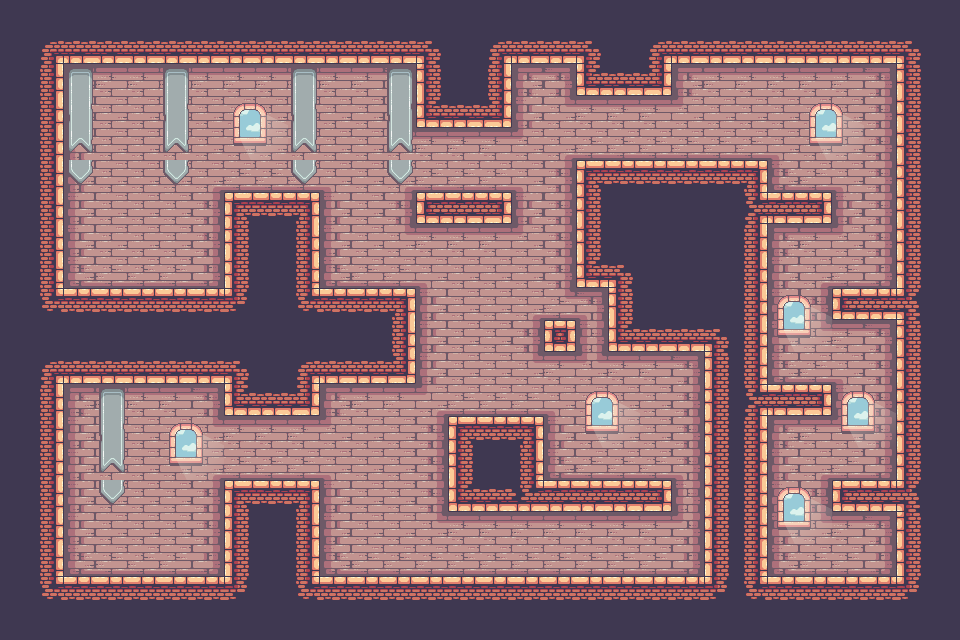

A 2D game scene composited from a Tiled map and its tileset images. What follows is a short description and the map's XML, with every tile layer's data as written:
An orthogonal 30x20 tile map with 32x32 px tiles, 2 tile layers (Tilelaag 1, deocoriteoisiryiom), 2 tilesets and 32 objects (32x solid).

<map version="1.8" tiledversion="1.8.4" orientation="orthogonal" renderorder="right-down" width="30" height="20" tilewidth="32" tileheight="32" infinite="0" nextlayerid="6" nextobjectid="46">
 <tileset firstgid="1" name="tiles" tilewidth="32" tileheight="32" tilecount="247" columns="19">
  <image source="terrain.png" width="608" height="416" />
 </tileset>
 <tileset firstgid="248" name="doecriatoion" tilewidth="32" tileheight="32" tilecount="42" columns="7">
  <image source="decorations.png" width="224" height="192" />
 </tileset>
 <layer id="1" name="Tilelaag 1" width="30" height="20">
  <data encoding="csv">
41,41,41,41,41,41,41,41,41,41,41,41,41,41,41,41,41,41,41,41,41,41,41,41,41,41,41,41,41,41,
41,27,60,60,60,60,60,60,60,60,60,60,60,28,41,27,60,60,28,41,27,60,60,60,60,60,60,60,28,41,
41,42,135,136,136,136,136,136,136,136,136,136,137,40,41,42,135,137,59,60,61,135,136,136,136,136,136,137,40,41,
41,42,154,155,155,155,155,155,155,155,155,155,156,59,60,61,154,160,136,136,136,161,155,155,155,155,155,156,40,41,
41,42,154,155,155,155,155,155,155,155,155,155,160,136,136,136,161,141,174,174,174,174,174,174,142,155,155,156,40,41,
41,42,154,155,155,155,141,174,174,174,142,155,141,174,174,174,142,156,21,22,22,22,22,23,173,174,142,156,40,41,
41,42,154,155,155,155,156,21,22,23,154,155,156,97,98,99,154,156,40,41,41,41,41,50,98,99,154,156,40,41,
41,42,154,155,155,155,156,40,41,42,154,155,160,136,136,136,161,156,40,41,41,41,41,42,135,136,161,156,40,41,
41,42,173,174,174,174,175,40,41,42,173,174,174,142,155,155,155,156,59,28,41,41,41,42,154,141,174,175,40,41,
41,46,22,22,22,22,22,47,41,46,22,22,23,154,155,155,141,217,208,40,41,41,41,42,154,156,97,98,30,41,
41,41,41,41,41,41,41,41,41,41,41,41,42,154,155,155,156,101,158,59,60,60,28,42,154,160,136,137,40,41,
41,27,60,60,60,60,60,28,41,27,60,60,61,154,155,155,160,136,145,136,136,137,40,42,173,174,142,156,40,41,
41,42,135,136,136,136,137,59,60,61,135,136,136,170,174,174,174,142,155,155,155,156,40,50,98,99,154,156,40,41,
41,42,154,155,155,155,160,136,136,136,161,155,155,156,21,22,23,154,155,155,155,156,40,42,135,136,161,156,40,41,
41,42,154,155,155,155,141,174,174,174,142,155,155,156,40,41,42,173,174,174,174,202,40,42,154,141,174,175,40,41,
41,42,154,155,155,155,156,21,22,23,154,155,155,156,59,60,103,98,98,98,99,158,40,42,154,156,97,98,30,41,
41,42,154,155,155,155,156,40,41,42,154,155,155,160,136,136,136,136,136,136,136,221,40,42,154,160,136,137,40,41,
41,42,173,174,174,174,175,40,41,42,173,174,174,174,174,174,174,174,174,174,174,175,40,42,173,174,174,175,40,41,
41,46,22,22,22,22,22,47,41,46,22,22,22,22,22,22,22,22,22,22,22,22,47,46,22,22,22,22,47,41,
41,41,41,41,41,41,41,41,41,41,41,41,41,41,41,41,41,41,41,41,41,41,41,41,41,41,41,41,41,41
</data>
 </layer>
 <layer id="5" name="deocoriteoisiryiom" width="30" height="20">
  <data encoding="csv">
0,0,0,0,0,0,0,0,0,0,0,0,0,0,0,0,0,0,0,0,0,0,0,0,0,0,0,0,0,0,
0,0,0,0,0,0,0,0,0,0,0,0,0,0,0,0,0,0,0,0,0,0,0,0,0,0,0,0,0,0,
0,0,256,0,0,256,0,0,0,256,0,0,256,0,0,0,0,0,0,0,0,0,0,0,0,0,0,0,0,0,
0,0,263,0,0,263,0,273,274,263,0,0,263,0,0,0,0,0,0,0,0,0,0,0,0,273,274,0,0,0,
0,0,270,0,0,270,0,280,281,270,0,0,270,0,0,0,0,0,0,0,0,0,0,0,0,280,281,0,0,0,
0,0,277,0,0,277,0,0,0,277,0,0,277,0,0,0,0,0,0,0,0,0,0,0,0,0,0,0,0,0,
0,0,0,0,0,0,0,0,0,0,0,0,0,0,0,0,0,0,0,0,0,0,0,0,0,0,0,0,0,0,
0,0,0,0,0,0,0,0,0,0,0,0,0,0,0,0,0,0,0,0,0,0,0,0,0,0,0,0,0,0,
0,0,0,0,0,0,0,0,0,0,0,0,0,0,0,0,0,0,0,0,0,0,0,0,0,0,0,0,0,0,
0,0,0,0,0,0,0,0,0,0,0,0,0,0,0,0,0,0,0,0,0,0,0,0,273,274,0,0,0,0,
0,0,0,0,0,0,0,0,0,0,0,0,0,0,0,0,0,0,0,0,0,0,0,0,280,281,0,0,0,0,
0,0,0,0,0,0,0,0,0,0,0,0,0,0,0,0,0,0,0,0,0,0,0,0,0,0,0,0,0,0,
0,0,0,256,0,0,0,0,0,0,0,0,0,0,0,0,0,0,273,274,0,0,0,0,0,0,273,274,0,0,
0,0,0,263,0,273,274,0,0,0,0,0,0,0,0,0,0,0,280,281,0,0,0,0,0,0,280,281,0,0,
0,0,0,270,0,280,281,0,0,0,0,0,0,0,0,0,0,0,0,0,0,0,0,0,0,0,0,0,0,0,
0,0,0,277,0,0,0,0,0,0,0,0,0,0,0,0,0,0,0,0,0,0,0,0,273,274,0,0,0,0,
0,0,0,0,0,0,0,0,0,0,0,0,0,0,0,0,0,0,0,0,0,0,0,0,280,281,0,0,0,0,
0,0,0,0,0,0,0,0,0,0,0,0,0,0,0,0,0,0,0,0,0,0,0,0,0,0,0,0,0,0,
0,0,0,0,0,0,0,0,0,0,0,0,0,0,0,0,0,0,0,0,0,0,0,0,0,0,0,0,0,0,
0,0,0,0,0,0,0,0,0,0,0,0,0,0,0,0,0,0,0,0,0,0,0,0,0,0,0,0,0,0
</data>
 </layer>
 <objectgroup id="3" name="coliison">
  <object id="6" type="solid" x="901" y="48" width="44" height="581" />
  <object id="7" type="solid" x="-13" y="580" width="917" height="10" />
  <object id="8" type="solid" x="43" y="0" width="18" height="602" />
  <object id="9" type="solid" x="43" y="10" width="887" height="47" />
  <object id="10" type="solid" x="60" y="294" width="351" height="30" />
  <object id="12" type="solid" x="47" y="352" width="362" height="24" />
  <object id="14" type="solid" x="290" y="203" width="26" height="208" />
  <object id="16" type="solid" x="226" y="195" width="91" height="39" />
  <object id="18" type="solid" x="229" y="201" width="23" height="213" />
  <object id="19" type="solid" x="227" y="395" width="90" height="19" />
  <object id="21" type="solid" x="227" y="481" width="85" height="114" />
  <object id="22" type="solid" x="232" y="482" width="84" height="123" />
  <object id="23" type="solid" x="448" y="417" width="92" height="92" />
  <object id="24" type="solid" x="517" y="479" width="152" height="32" />
  <object id="25" type="solid" x="417" y="193" width="93" height="29" />
  <object id="26" type="solid" x="419" y="63" width="79" height="59" />
  <object id="27" type="solid" x="451" y="60" width="58" height="63" />
  <object id="28" type="solid" x="580" y="45" width="87" height="49" />
  <object id="29" type="solid" x="832" y="291" width="75" height="24" />
  <object id="30" type="solid" x="833" y="482" width="76" height="28" />
  <object id="31" type="solid" x="751" y="384" width="80" height="27" />
  <object id="32" type="solid" x="753" y="192" width="78" height="30" />
  <object id="33" type="solid" x="719" y="163" width="43" height="431" />
  <object id="35" type="solid" x="578" y="161" width="182" height="45" />
  <object id="36" type="solid" x="616" y="191" width="93" height="158" />
  <object id="37" type="solid" x="581" y="186" width="40" height="97" />
  <object id="38" type="solid" x="545" y="321" width="28" height="26" />
  <object id="39" type="solid" x="543" y="320" width="31" height="32" />
  <object id="40" type="solid" x="315" y="308" width="97" height="64" />
  <object id="41" type="solid" x="49" y="298" width="263" height="81" />
  <object id="42" type="solid" x="27" y="291" width="241" height="79" />
  <object id="44" type="solid" x="706" y="338" width="34" height="254" />
 </objectgroup>
</map>
